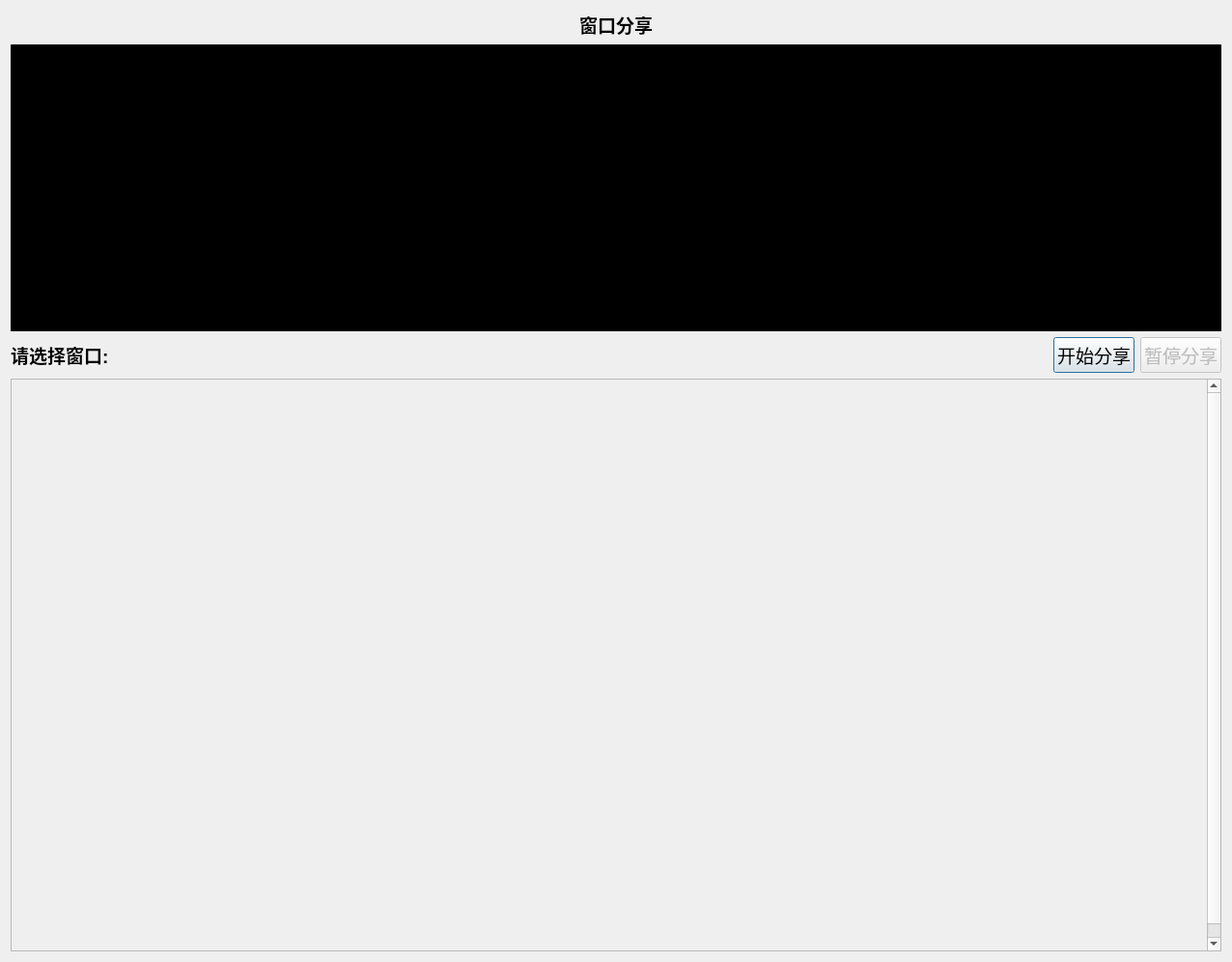
<?xml version="1.0" encoding="UTF-8"?>
<ui version="4.0">
 <class>TestScreenShareSelectWindowDialog</class>
 <widget class="QDialog" name="TestScreenShareSelectWindowDialog">
  <property name="geometry">
   <rect>
    <x>0</x>
    <y>0</y>
    <width>1276</width>
    <height>996</height>
   </rect>
  </property>
  <property name="font">
   <font>
    <pointsize>14</pointsize>
   </font>
  </property>
  <property name="windowTitle">
   <string>窗口分享</string>
  </property>
  <layout class="QVBoxLayout" name="verticalLayout" stretch="0,1,0,2">
   <item>
    <widget class="QLabel" name="label_2">
     <property name="sizePolicy">
      <sizepolicy hsizetype="Expanding" vsizetype="Fixed">
       <horstretch>0</horstretch>
       <verstretch>0</verstretch>
      </sizepolicy>
     </property>
     <property name="font">
      <font>
       <pointsize>14</pointsize>
       <weight>75</weight>
       <bold>true</bold>
      </font>
     </property>
     <property name="text">
      <string>窗口分享</string>
     </property>
     <property name="alignment">
      <set>Qt::AlignCenter</set>
     </property>
    </widget>
   </item>
   <item>
    <widget class="QWidget" name="screenSharedPreview" native="true">
     <property name="sizePolicy">
      <sizepolicy hsizetype="Expanding" vsizetype="Expanding">
       <horstretch>0</horstretch>
       <verstretch>0</verstretch>
      </sizepolicy>
     </property>
     <property name="font">
      <font>
       <pointsize>14</pointsize>
      </font>
     </property>
     <property name="styleSheet">
      <string notr="true">background-color: rgb(0, 0, 0);</string>
     </property>
    </widget>
   </item>
   <item>
    <layout class="QHBoxLayout" name="horizontalLayout" stretch="1,0,0">
     <item>
      <widget class="QLabel" name="label_3">
       <property name="sizePolicy">
        <sizepolicy hsizetype="Preferred" vsizetype="Fixed">
         <horstretch>0</horstretch>
         <verstretch>0</verstretch>
        </sizepolicy>
       </property>
       <property name="font">
        <font>
         <pointsize>14</pointsize>
         <weight>75</weight>
         <bold>true</bold>
        </font>
       </property>
       <property name="text">
        <string>请选择窗口:</string>
       </property>
      </widget>
     </item>
     <item>
      <widget class="QPushButton" name="btnStartScreenCapture">
       <property name="sizePolicy">
        <sizepolicy hsizetype="Fixed" vsizetype="Fixed">
         <horstretch>0</horstretch>
         <verstretch>0</verstretch>
        </sizepolicy>
       </property>
       <property name="text">
        <string>开始分享</string>
       </property>
      </widget>
     </item>
     <item>
      <widget class="QPushButton" name="btPauseScreenCapture">
       <property name="enabled">
        <bool>false</bool>
       </property>
       <property name="sizePolicy">
        <sizepolicy hsizetype="Fixed" vsizetype="Fixed">
         <horstretch>0</horstretch>
         <verstretch>0</verstretch>
        </sizepolicy>
       </property>
       <property name="text">
        <string>暂停分享</string>
       </property>
      </widget>
     </item>
    </layout>
   </item>
   <item>
    <widget class="QScrollArea" name="scrollArea">
     <property name="widgetResizable">
      <bool>false</bool>
     </property>
     <widget class="QWidget" name="scrrenSharingWindows">
      <property name="geometry">
       <rect>
        <x>0</x>
        <y>0</y>
        <width>1072</width>
        <height>606</height>
       </rect>
      </property>
     </widget>
    </widget>
   </item>
  </layout>
 </widget>
 <resources/>
 <connections/>
</ui>
